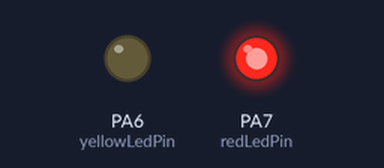
The sketch below on a simulated STM32 Blue Pill. On the bench: output pins drawn as LEDs (lit = HIGH).

Above: at 0.15 s.
At 4.32 s:
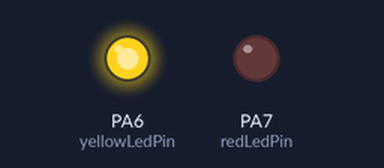
At 7.6 s:
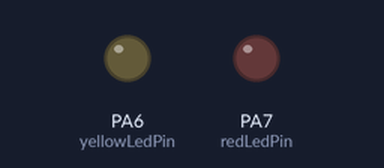
Timing chart, 0 to 8.3 s (numbered marks = the images above):
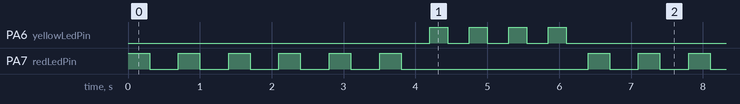

The sketch:

4forloopblinking.ino
```cpp
// This turns on the onboard LED for 1s and off for 0.5s repeatedly

int redLedPin = PA7;
int yellowLedPin = PA6;
int redWaitTimeOn = 300;
int redWaitTimeOff = 400;
int yellowWaitTimeOn = 250;
int yellowWaitTimeOff = 300;
int redNumBlink = 5;
int yellowNumBlink = 3;
int i,j ;

void setup(){
    // initialize the digital pin as output
  pinMode(redLedPin, OUTPUT);
  pinMode(yellowLedPin, OUTPUT);
}

void loop() {
    for(i = 0 ; i <= redNumBlink ; i++ ){
        digitalWrite(redLedPin, HIGH);   // turn the LED on (HIGH is the voltage level)
        delay(redWaitTimeOn);               // wait for a 1 second
        digitalWrite(redLedPin, LOW);    // turn the LED off by making the voltage LOW
        delay(redWaitTimeOff);
    }
    for(j = 0 ; j <= yellowNumBlink ; j++ ){
        digitalWrite(yellowLedPin, HIGH);   // turn the LED on (HIGH is the voltage level)
        delay(yellowWaitTimeOn);               // wait for a 1 second
        digitalWrite(yellowLedPin, LOW);    // turn the LED off by making the voltage LOW
        delay(yellowWaitTimeOff);
    }
}
```

Measured:
- by itself, PA6 (yellowLedPin): repeats every 6.4 s: 3 × (LOW 0.30 s, HIGH 0.25 s), LOW 4.5 s, HIGH 0.25 s
- by itself, PA7 (redLedPin): repeats every 6.4 s: 5 × (LOW 0.40 s, HIGH 0.30 s), LOW 2.6 s, HIGH 0.30 s
- by itself, everything shown: repeats every 6.4 s, in 20 steps
